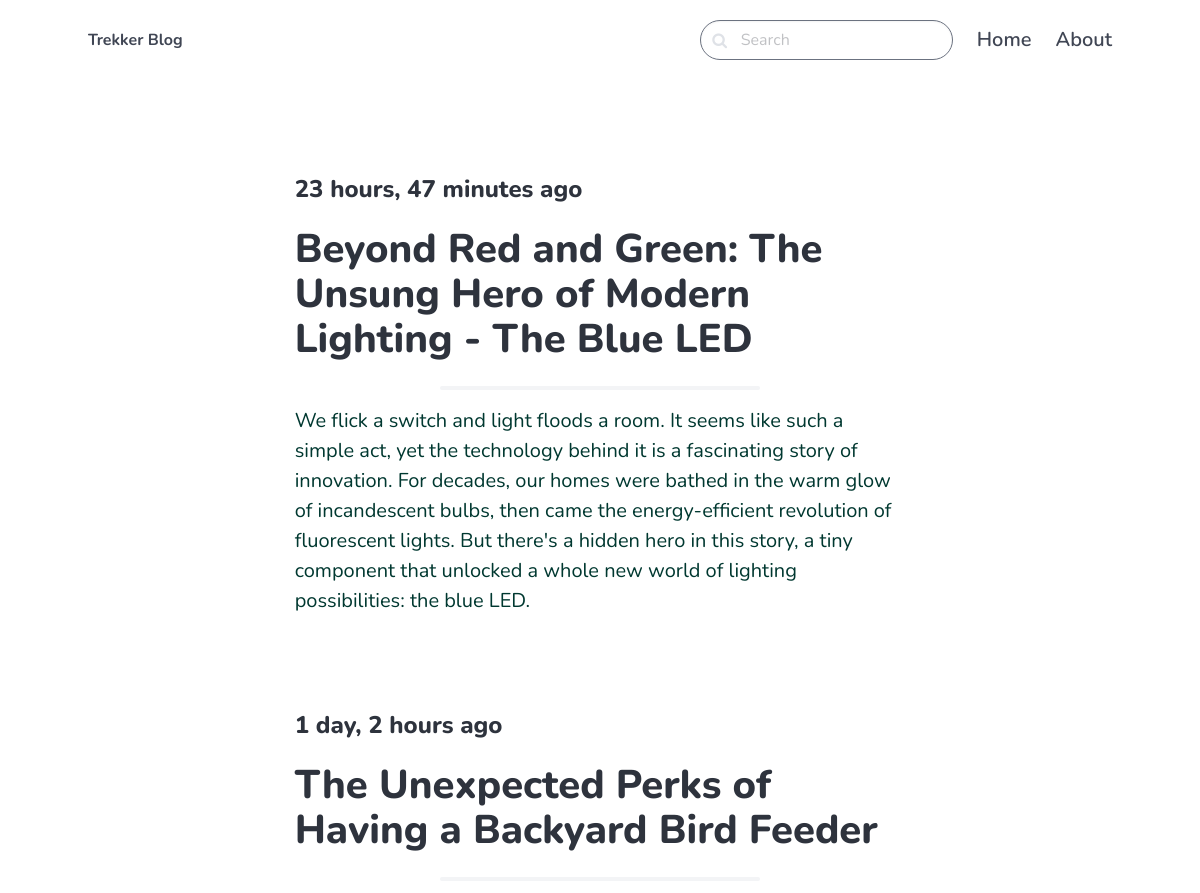
The app's page / (upper part), older data.
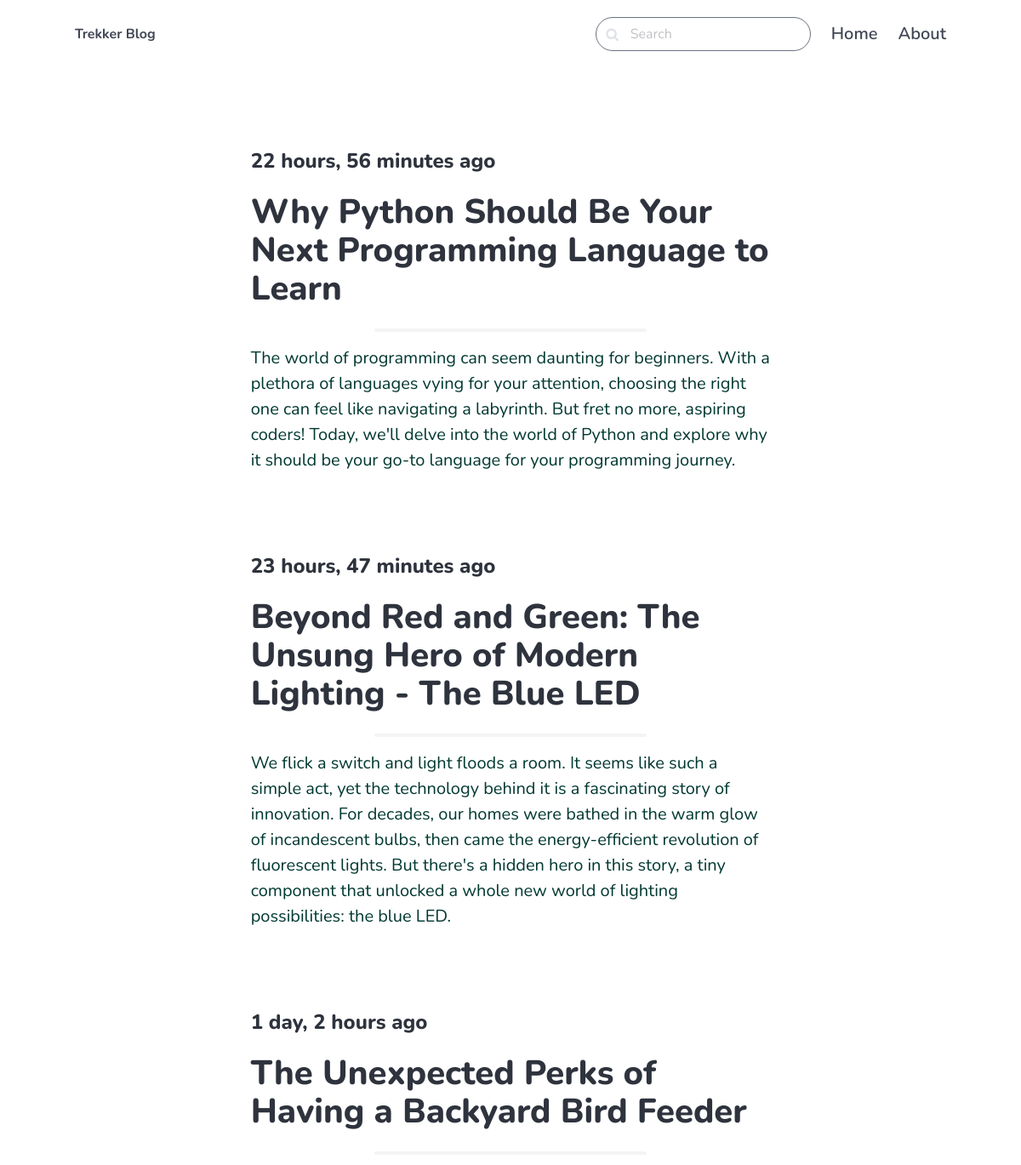
The same page, newer data.
### blog/models.py (models this page shows, shortened)
class Post(models.Model):
    DRAFT = 'draft'
    ACTIVE = 'active'
    STATUS_CHOICES = (
        (ACTIVE, 'Active'),
        (DRAFT, 'Draft'),
    )
    title = models.CharField(max_length=255)
    slug = models.SlugField()
    intro = models.TextField() # is not going to be the full body of the blog post but a short starter display
    body = models.TextField()
    created_at = models.DateTimeField(auto_now_add=True)
    status = models.CharField(max_length=10, choices=STATUS_CHOICES, default='active')
    image = models.ImageField(upload_to='uploads/', blank=True, null=True)
    category = models.ForeignKey(Category, related_name='posts', on_delete=models.CASCADE)
    class Meta:
        ordering = ['-created_at',]

### core/views.py (the view)
# urls.py: path("", views.frontpage, name="front_page"),
def frontpage(request):
    posts = Post.objects.filter(status=Post.ACTIVE)
    return render(request, "core/front_page.html", {'posts': posts})

### core/templates/core/front_page.html (shortened to what this page needs)
{% extends "core/base.html" %}
{% load static %}
{% block content %}
    {% for post in posts %}
        <section class="section">
            <div class="columns">
            <div class="column is-8 is-offset-2">
                <div class="content is-medium">
                    <h2 class="subtitle is-4">{{ post.created_at|timesince }} ago</h2>
                    <a href="{% url 'blog:detail' post.slug %}">
                        <h1 class="title">{{ post.title }}</h1>
                        <hr class="w-80 mx-auto h-1 my-4 bg-gray-100 border-0 rounded md:my-10 dark:bg-gray-700">
                        <p class="has-text-primary-dark">{{ post.intro }}</p>
                    </a>
                </div>
            </div>
            </div>
        </section>
      {% endfor %}
{% endblock %}

Row changes from the older to the newer data that the page shows:
added Post: created_at "22 hours, 56 minutes", title "Why Python Should Be Your Next Programming Language to Learn", intro "The world of programming can seem daunting for beginners. With a plethora of languages vying for your attention, choosing the right one can feel like navigating a labyrinth. But fret no more, aspiring coders! Today, we'll delve into the world of Python and explore why it should be your go-to language for your programming journey."
